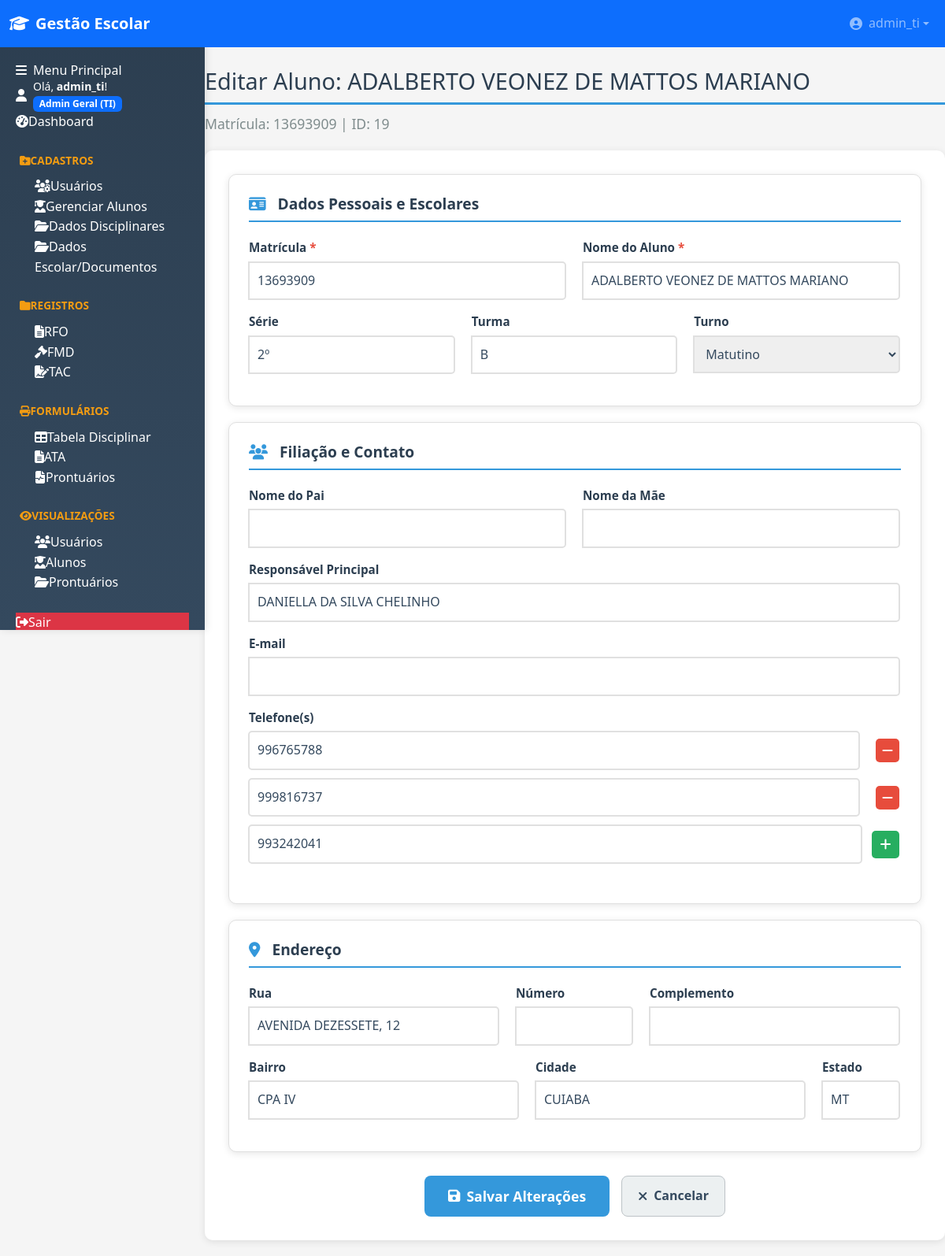
Screenshot of /alunos/editar_aluno/19 (signed in) with the database file from the repository.
### tables this page shows
CREATE TABLE usuarios (
                id INTEGER PRIMARY KEY AUTOINCREMENT,
                username TEXT NOT NULL UNIQUE,
                password TEXT NOT NULL,
                nivel INTEGER NOT NULL, -- 1: Admin Geral (TI), 2: Admin Secundário, 3: Usuário
                data_criacao TEXT DEFAULT CURRENT_TIMESTAMP
            , cargo TEXT DEFAULT '');

CREATE TABLE alunos (
                id INTEGER PRIMARY KEY AUTOINCREMENT,
                matricula TEXT NOT NULL UNIQUE,
                nome TEXT NOT NULL,
                serie TEXT,
                turma TEXT,
                turno TEXT,
                pai TEXT,
                mae TEXT,
                responsavel TEXT,
                email TEXT,
                rua TEXT,
                numero TEXT,
                complemento TEXT,
                bairro TEXT,
                cidade TEXT,
                estado TEXT,
                data_cadastro TEXT NOT NULL DEFAULT (datetime('now','localtime')), -- AGORA COM VALOR PADRÃO
                usuario_cadastro_id INTEGER,
                telefone TEXT, photo TEXT, -- A coluna telefone está aqui para compatibilidade com o código existente
                FOREIGN KEY (usuario_cadastro_id) REFERENCES usuarios(id)
            );

### blueprints/alunos.py (the view, shortened to what this page needs)
@alunos_bp.route('/editar_aluno/<int:aluno_id>', methods=['GET', 'POST'])
@admin_secundario_required
def editar_aluno(aluno_id):
    db = get_db()
    aluno = db.execute('SELECT * FROM alunos WHERE id = ?', (aluno_id,)).fetchone()
    if aluno is None:
        flash('Aluno não encontrado.', 'danger')
        return redirect(url_for('alunos_bp.listar_alunos'))
    aluno_dict = dict(aluno)
    return render_template('editar_aluno.html', aluno=aluno_dict)

### templates/editar_aluno.html (shortened to what this page needs)
{% extends 'base.html' %}
{% block content %}
<h2>Editar Aluno: {{ aluno.nome }}</h2>
<p class="subtitle">Matrícula: {{ aluno.matricula }} | ID: {{ aluno.id }}</p>
<form method="POST" class="form-aluno">
    <div class="form-section">
        <h3 class="section-title">
            <i class="fas fa-id-card"></i> Dados Pessoais e Escolares
        </h3>
        <div class="form-row">
            <div class="input-group">
                <label for="matricula">Matrícula <span class="required">*</span></label>
                <input type="text" id="matricula" name="matricula" value="{{ aluno.matricula }}" required>
            </div>
            <div class="input-group">
                <label for="nome">Nome do Aluno <span class="required">*</span></label>
                <input type="text" id="nome" name="nome" value="{{ aluno.nome }}" required>
            </div>
        </div>
        <div class="form-row">
            <div class="input-group">
                <label for="serie">Série</label>
                <input type="text" id="serie" name="serie" value="{{ aluno.serie }}">
            </div>
            <div class="input-group">
                <label for="turma">Turma</label>
                <input type="text" id="turma" name="turma" value="{{ aluno.turma }}">
            </div>
            <div class="input-group">
                <label for="turno">Turno</label>
                <select id="turno" name="turno">
                    <option value="MATUTINO" {% if aluno.turno == 'MATUTINO' %}selected{% endif %}>Matutino</option>
                </select>
            </div>
        </div>
    </div>
    <div class="form-section">
        <h3 class="section-title">
            <i class="fas fa-users"></i> Filiação e Contato
        </h3>
        <div class="form-row">
            <div class="input-group">
                <label for="pai">Nome do Pai</label>
                <input type="text" id="pai" name="pai" value="{{ aluno.pai }}">
            </div>
            <div class="input-group">
                <label for="mae">Nome da Mãe</label>
                <input type="text" id="mae" name="mae" value="{{ aluno.mae }}">
            </div>
        </div>
        <div class="form-row">
            <div class="input-group full-width">
                <label for="responsavel">Responsável Principal</label>
                <input type="text" id="responsavel" name="responsavel" value="{{ aluno.responsavel }}">
            </div>
        </div>
        <div class="form-row">
            <div class="input-group full-width">
                <label for="email">E-mail</label>
                <input type="email" id="email" name="email" value="{{ aluno.email }}">
            </div>
        </div>
        <div class="form-row">
            <div class="input-group full-width">
                <label>Telefone(s)</label>
                <div id="telefones-fields"></div>
            </div>
        </div>
    </div>
    <div class="form-section">
        <h3 class="section-title">
            <i class="fas fa-map-marker-alt"></i> Endereço
        </h3>
        <div class="form-row">
            <div class="input-group">
                <label for="rua">Rua</label>
                <input type="text" id="rua" name="rua" value="{{ aluno.rua }}">
            </div>
            <div class="input-group" style="flex: 0 0 150px;">
                <label for="numero">Número</label>
                <input type="text" id="numero" name="numero" value="{{ aluno.numero }}">
            </div>
            <div class="input-group">
                <label for="complemento">Complemento</label>
                <input type="text" id="complemento" name="complemento" value="{{ aluno.complemento }}">
            </div>
        </div>
        <div class="form-row">
            <div class="input-group">
                <label for="bairro">Bairro</label>
                <input type="text" id="bairro" name="bairro" value="{{ aluno.bairro }}">
            </div>
            <div class="input-group">
                <label for="cidade">Cidade</label>
                <input type="text" id="cidade" name="cidade" value="{{ aluno.cidade }}">
            </div>
            <div class="input-group" style="flex: 0 0 100px;">
                <label for="estado">Estado</label>
                <input type="text" id="estado" name="estado" maxlength="2" value="{{ aluno.estado }}" style="text-transform: uppercase;">
            </div>
        </div>
    </div>
    <div class="form-actions">
        <button type="submit" class="button btn-primary">
            <i class="fas fa-save"></i> Salvar Alterações
        </button>
        <a href="{{ url_for('alunos_bp.listar_alunos') }}" class="button btn-secondary">
            <i class="fas fa-times"></i> Cancelar
        </a>
    </div>
</form>
{% endblock %}

### templates/base.html (shortened to what this page needs)
﻿<!DOCTYPE html>
<html lang="pt-br">
<head>
    <link href="https://cdn.jsdelivr.net/npm/bootstrap@5.3.2/dist/css/bootstrap.min.css" rel="stylesheet">
    <link rel="stylesheet" href="https://cdnjs.cloudflare.com/ajax/libs/font-awesome/6.4.0/css/all.min.css">
    <link rel="stylesheet" href="{{ url_for('static', filename='style.css') }}?v={{ range(1, 10000) | random }}">
</head>
<body>
    {% if not request.args.get('iframe') %}
    <nav class="navbar navbar-expand-lg navbar-dark fixed-top bg-primary">
        <div class="container-fluid">
            <a class="navbar-brand d-flex align-items-center" href="{{ url_for('dashboard') }}">
                <i class="fas fa-graduation-cap me-2"></i>
                <span class="fw-bold">Gestão Escolar</span>
            </a>
            {% if session.get('logged_in') %}
            <div class="navbar-nav ms-auto">
                <div class="nav-item dropdown">
                    <a class="nav-link dropdown-toggle d-flex align-items-center" href="#" role="button" data-bs-toggle="dropdown">
                        <i class="fas fa-user-circle me-2"></i>
                        <span>{{ session.get('username') }}</span>
                    </a>
                </div>
            </div>
            {% endif %}
        </div>
    </nav>
    {% endif %}
    {% if not request.args.get('iframe') %}
    <div class="sidebar" id="sidebar">
        <div class="sidebar-header">
            <h6 class="mb-0"><i class="fas fa-bars me-2"></i>Menu Principal</h6>
        </div>
        <div class="sidebar-body p-0">
            {% if session.get('logged_in') %}
                <div class="user-greeting">
                    <div class="d-flex align-items-center">
                        <i class="fas fa-user me-2"></i>
                        <div>
                            <small>Olá, <span class="username fw-bold">{{ session.get('username') }}</span>!</small><br>
                            <span class="badge bg-primary">{{ session.get('nivel_nome') }}</span>
                        </div>
                    </div>
                </div>
                <div class="menu-section">
                    <a href="{{ url_for('dashboard') }}" class="nav-link {% if request.endpoint == 'dashboard' %}active{% endif %}">
                        <i class="fas fa-tachometer-alt"></i><span>Dashboard</span>
                    </a>
                </div>
                {% if session.get('nivel') in [1, 2] %}
                <div class="menu-section">
                    <div class="nav-link menu-title"><i class="fas fa-folder-plus"></i><span>Cadastros</span></div>
                    {% if session.get('nivel') == 1 %}
                    <a href="{{ url_for('auth_bp.gerenciar_usuarios') }}" class="nav-link ps-4">
                        <i class="fas fa-users-cog"></i><span>Usuários</span>
                    </a>
                    {% endif %}
                    <a href="{{ url_for('alunos_bp.gerenciar_alunos') }}" class="nav-link ps-4 {% if request.endpoint == 'alunos_bp.gerenciar_alunos' %}active{% endif %}">
                        <i class="fas fa-user-graduate"></i><span>Gerenciar Alunos</span>
                    </a>
                    <a href="{{ url_for('cadastros_bp.dados_disciplinares') }}" class="nav-link ps-4 ">
                        <i class="fas fa-folder-open"></i><span>Dados Disciplinares</span>
                    </a>
                    <a href="{{ url_for('cadastros_bp.dados_documentos') }}" class="nav-link ps-4 ">
                        <i class="fas fa-folder-open"></i><span>Dados Escolar/Documentos</span>
                    </a>
                </div>
                {% endif %}
                <div class="menu-section">
                    <div class="nav-link menu-title"><i class="fas fa-folder"></i><span>Registros</span></div>
                    <a href="{{ url_for('cadastros_bp.registros_rfo') }}" class="nav-link ps-4 ">
                        <i class="fas fa-file-alt"></i><span>RFO</span>
                    </a>
                    <a href="{{ url_for('cadastros_bp.registros_fmd') }}" class="nav-link ps-4 {% if request.endpoint in ['cadastros_bp.registros_fmd','disciplinar_bp.registrar_fmd','visualizacoes_bp.listar_fmds'] %}active{% endif %}">
                        <i class="fas fa-gavel"></i><span>FMD</span>
                    </a>
                    <a href="{{ url_for('cadastros_bp.registros_tac') }}" class="nav-link ps-4 {% if request.endpoint in ['cadastros_bp.registros_tac','formularios_bp.novo_tac','formularios_bp.listar_tacs'] %}active{% endif %}">
                        <i class="fas fa-file-signature"></i><span>TAC</span>
                    </a>
                </div>
                {% if session.get('nivel') in [1, 2] %}
                <div class="menu-section">
                    <div class="nav-link menu-title"><i class="fas fa-print"></i><span>Formulários</span></div>
                    <a href="{{ url_for('formularios_bp.tabela_disciplinar') }}" class="nav-link ps-4">
            <a href="{{ url_for('formularios_bp.tabela_disciplinar') }}" class="nav-link ps-4">
                <i class="fas fa-table"></i><span>Tabela Disciplinar</span>
            </a>
            <a href="{{ url_for('formularios_ata_bp.list_atas') }}" class="nav-link ps-4">
                <i class="fas fa-file-alt"></i><span>ATA</span>
            </a>
                    <a href="{{ url_for('formularios_prontuario.listar_prontuarios') }}" class="nav-link ps-4">
                        <i class="fas fa-file-medical-alt"></i><span>Prontuários</span>
                    </a>
                </div>
                {% endif %}
                <div class="menu-section">
                    <div class="nav-link menu-title"><i class="fas fa-eye"></i><span>Visualizações</span></div>
                    {% if session.get('nivel') in [1, 2] %}
                    <a href="{{ url_for('visualizacoes_bp.listar_usuarios') }}" class="nav-link ps-4">
                        <i class="fas fa-users"></i><span>Usuários</span>
                    </a>
                    {% endif %}
                    <a href="{{ url_for('visualizacoes_bp.listar_alunos') }}" class="nav-link ps-4">
                        <i class="fas fa-user-graduate"></i><span>Alunos</span>
                    </a>
                    {% if session.get('nivel') in [1, 2] %}
                    <a href="{{ url_for('formularios_prontuario.listar_prontuarios') }}" class="nav-link ps-4">
                        <i class="fas fa-folder-open"></i><span>Prontuários</span>
                    </a>
                    {% endif %}
                </div>
                <div class="menu-section mt-auto">
                    <a href="{{ url_for('auth_bp.logout') }}" class="nav-link bg-danger">
                        <i class="fas fa-sign-out-alt"></i><span>Sair</span>
                    </a>
                </div>
            {% endif %}
        </div>
    </div>
    {% endif %}
    <main class="main-content">
        {% block content %}{% endblock %}
    </main>
</body>
</html>

### rows the page displays
usuarios: get "admin_ti"
alunos: nome "ADALBERTO VEONEZ DE MATTOS MARIANO", matricula "13693909", id "19", serie "2º", turma "B", turno "Matutino", responsavel "DANIELLA DA SILVA CHELINHO", rua "AVENIDA DEZESSETE, 12", bairro "CPA IV", cidade "CUIABA", estado "MT"

### other values shown
{{ session.get('nivel_nome') }} "Admin Geral (TI)"
